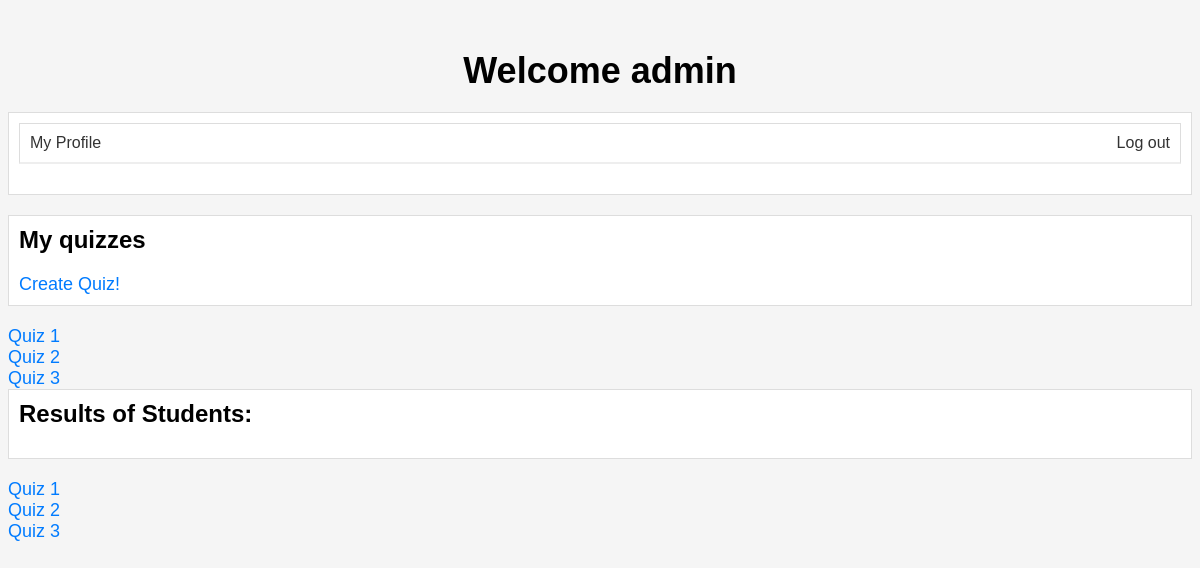
The app's page / (signed in) with its own data.
### quizapp/models.py (models this page shows)
class Quiz(models.Model):
    quiz_id = models.AutoField(primary_key=True)
    topic = models.CharField(max_length=255)
    creator_id = models.ForeignKey(Creator, on_delete=models.CASCADE)

### quizapp/views.py (the view)
# urls.py: path('', views.index, name='index'),
def index(request):
    isTeacher = False
    for g in request.user.groups.all():
        if g.name == 'creator':
            isTeacher = True
            break
    quizzes = Quiz.objects.all()
    if isTeacher:
        quizzes = quizzes.filter(creator_id=request.user.id)
    context = {
        'isTeacher': isTeacher,
        'quizzes': quizzes,
    }
    return render(request, "base.html", context)

### quizapp/templates/base.html (shortened to what this page needs)
{% load static %}
<!DOCTYPE html>
<html>
<head>
    <link rel="stylesheet" href="{% static 'css/base.css' %}" type="text/css">
</head>
<body>
<h1>Welcome {{user.username}}</h1>
<ul>
    {% if request.user.is_authenticated %}
    <div>
        <div id="navbar">
            <a href="{% url 'my_profile' %}">My Profile</a> </br>
            <a href="{% url 'logout' %}">Log out</a>
        </div>
    </div>
    {% else %}
    <div>
        <a href="{% url 'registration' %}">Sign up</a> </br>
        <a href="{% url 'login' %}">Login</a>
    </div>
    {% endif %}
    {% if request.user.is_authenticated %}
        {% if isTeacher %}
        <div>
            <h2>My quizzes</h2>
            <a href="/createQuiz">Create Quiz!</a>
        </div>
        {% else %}
        <div>
            <h2>Availabe quizzes</h2>
        </div>
        {% endif %}
        {% for quiz in quizzes %}
            <a href="/quiz/{{quiz.quiz_id}}">{{quiz.topic}}</a></br>
        {% endfor %}
        {% if isTeacher %}
        <div>
            <h2>Results of Students:</h2>
        </div>
        {% for x in quizzes %}
            <a href="/teacher_results/{{x.quiz_id}}">{{x.topic}}</a></br>
        {% endfor %}
        {% endif %}
    {% endif %}
</ul>
</body>
</html>

### quizapp/static/css/base.css (style rules this page uses)
body { font-family: Arial, sans-serif; background-color: #f5f5f5; }
h1 { font-size: 36px; text-align: center; margin-top: 50px; margin-bottom: 20px; }
#navbar { display: flex; justify-content: space-between; align-items: center; background-color: #fff; padding: 10px; border-bottom: 2px solid #eee; }
#navbar a { color: #333; text-decoration: none; font-size: 16px; margin-right: 10px; }
#navbar a:last-child { margin-right: 0; }
ul { list-style-type: none; margin: 0; padding: 0; }
div { background-color: #fff; padding: 10px; margin-bottom: 20px; border: 1px solid #ddd; }
h2 { font-size: 24px; margin-top: 0; }
a { color: #007bff; text-decoration: none; font-size: 18px; }

### records on screen
Quiz: topic "Quiz 1"
Quiz: topic "Quiz 2"
Quiz: topic "Quiz 3"

### other values on screen
{{ user.username }} "admin"
